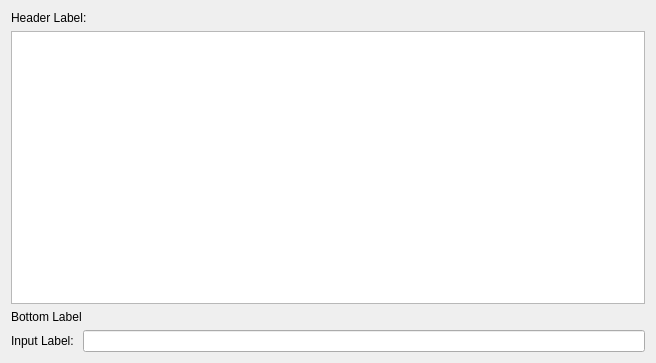
<?xml version="1.0" encoding="UTF-8"?>
<ui version="4.0">
 <class>Form</class>
 <widget class="QWidget" name="Form">
  <property name="geometry">
   <rect>
    <x>0</x>
    <y>0</y>
    <width>656</width>
    <height>363</height>
   </rect>
  </property>
  <property name="windowTitle">
   <string>Form</string>
  </property>
  <layout class="QGridLayout" name="gridLayout">
   <item row="0" column="0" colspan="2">
    <widget class="QLabel" name="label_3">
     <property name="text">
      <string>Header Label:</string>
     </property>
    </widget>
   </item>
   <item row="1" column="0" colspan="2">
    <widget class="QTextEdit" name="textEdit"/>
   </item>
   <item row="2" column="0" colspan="2">
    <widget class="QLabel" name="label">
     <property name="text">
      <string>Bottom Label</string>
     </property>
    </widget>
   </item>
   <item row="3" column="0">
    <widget class="QLabel" name="label_2">
     <property name="text">
      <string>Input Label: </string>
     </property>
    </widget>
   </item>
   <item row="3" column="1">
    <widget class="QLineEdit" name="lineEdit"/>
   </item>
  </layout>
 </widget>
 <resources/>
 <connections/>
</ui>
